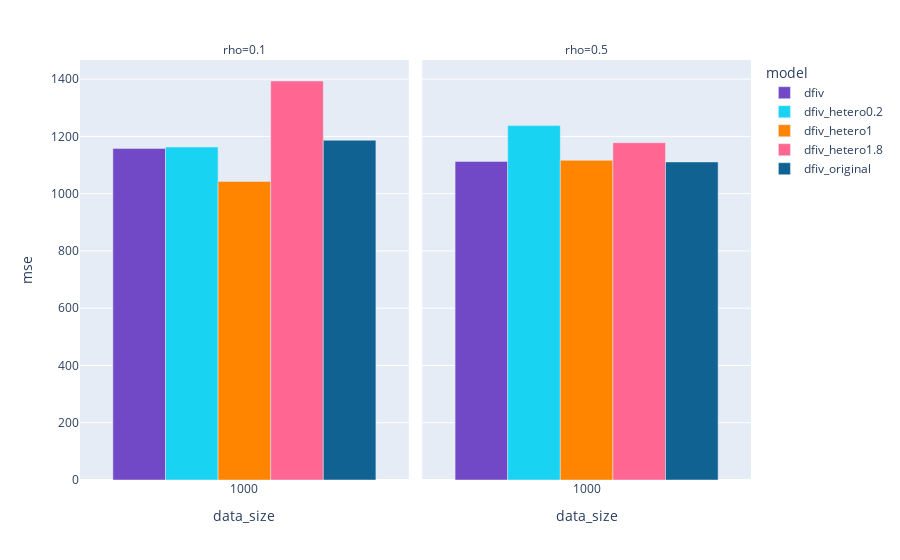

The notebook cell saved with this chart:
### Code cell
fig = px.bar(df_avg, x='data_size', y='mse', color='model', barmode='group',
                facet_col='rho', facet_col_wrap=3,
                color_discrete_map = color_discrete_map)
fig.update_xaxes(type='category')
fig.show()

### Figure 1 — Plotly figure (JSON) as saved in the notebook; plotly's stock layout.template omitted (floating-point values rounded to 4 significant figures)
{"data": [{"alignmentgroup": "True", "hovertemplate": "model=dfiv<br>rho=0.1<br>data_size=%{x}<br>mse=%{y}<extra></extra>", "legendgroup": "dfiv", "marker": {"color": "#7149C6", "pattern": {"shape": ""}}, "name": "dfiv", "offsetgroup": "dfiv", "orientation": "v", "showlegend": true, "textposition": "auto", "type": "bar", "x": [1000], "xaxis": "x", "y": [1158.0], "yaxis": "y"}, {"alignmentgroup": "True", "hovertemplate": "model=dfiv<br>rho=0.5<br>data_size=%{x}<br>mse=%{y}<extra></extra>", "legendgroup": "dfiv", "marker": {"color": "#7149C6", "pattern": {"shape": ""}}, "name": "dfiv", "offsetgroup": "dfiv", "orientation": "v", "showlegend": false, "textposition": "auto", "type": "bar", "x": [1000], "xaxis": "x2", "y": [1113.0], "yaxis": "y2"}, {"alignmentgroup": "True", "hovertemplate": "model=dfiv_hetero0.2<br>rho=0.1<br>data_size=%{x}<br>mse=%{y}<extra></extra>", "legendgroup": "dfiv_hetero0.2", "marker": {"color": "#19d3f3", "pattern": {"shape": ""}}, "name": "dfiv_hetero0.2", "offsetgroup": "dfiv_hetero0.2", "orientation": "v", "showlegend": true, "textposition": "auto", "type": "bar", "x": [1000], "xaxis": "x", "y": [1163.0], "yaxis": "y"}, {"alignmentgroup": "True", "hovertemplate": "model=dfiv_hetero0.2<br>rho=0.5<br>data_size=%{x}<br>mse=%{y}<extra></extra>", "legendgroup": "dfiv_hetero0.2", "marker": {"color": "#19d3f3", "pattern": {"shape": ""}}, "name": "dfiv_hetero0.2", "offsetgroup": "dfiv_hetero0.2", "orientation": "v", "showlegend": false, "textposition": "auto", "type": "bar", "x": [1000], "xaxis": "x2", "y": [1238.0], "yaxis": "y2"}, {"alignmentgroup": "True", "hovertemplate": "model=dfiv_hetero1<br>rho=0.1<br>data_size=%{x}<br>mse=%{y}<extra></extra>", "legendgroup": "dfiv_hetero1", "marker": {"color": "#FF8400", "pattern": {"shape": ""}}, "name": "dfiv_hetero1", "offsetgroup": "dfiv_hetero1", "orientation": "v", "showlegend": true, "textposition": "auto", "type": "bar", "x": [1000], "xaxis": "x", "y": [1043.0], "yaxis": "y"}, {"alignmentgroup": "True", "hovertemplate": "model=dfiv_hetero1<br>rho=0.5<br>data_size=%{x}<br>mse=%{y}<extra></extra>", "legendgroup": "dfiv_hetero1", "marker": {"color": "#FF8400", "pattern": {"shape": ""}}, "name": "dfiv_hetero1", "offsetgroup": "dfiv_hetero1", "orientation": "v", "showlegend": false, "textposition": "auto", "type": "bar", "x": [1000], "xaxis": "x2", "y": [1116.0], "yaxis": "y2"}, {"alignmentgroup": "True", "hovertemplate": "model=dfiv_hetero1.8<br>rho=0.1<br>data_size=%{x}<br>mse=%{y}<extra></extra>", "legendgroup": "dfiv_hetero1.8", "marker": {"color": "#FF6692", "pattern": {"shape": ""}}, "name": "dfiv_hetero1.8", "offsetgroup": "dfiv_hetero1.8", "orientation": "v", "showlegend": true, "textposition": "auto", "type": "bar", "x": [1000], "xaxis": "x", "y": [1393.0], "yaxis": "y"}, {"alignmentgroup": "True", "hovertemplate": "model=dfiv_hetero1.8<br>rho=0.5<br>data_size=%{x}<br>mse=%{y}<extra></extra>", "legendgroup": "dfiv_hetero1.8", "marker": {"color": "#FF6692", "pattern": {"shape": ""}}, "name": "dfiv_hetero1.8", "offsetgroup": "dfiv_hetero1.8", "orientation": "v", "showlegend": false, "textposition": "auto", "type": "bar", "x": [1000], "xaxis": "x2", "y": [1178.0], "yaxis": "y2"}, {"alignmentgroup": "True", "hovertemplate": "model=dfiv_original<br>rho=0.1<br>data_size=%{x}<br>mse=%{y}<extra></extra>", "legendgroup": "dfiv_original", "marker": {"color": "#0F6292", "pattern": {"shape": ""}}, "name": "dfiv_original", "offsetgroup": "dfiv_original", "orientation": "v", "showlegend": true, "textposition": "auto", "type": "bar", "x": [1000], "xaxis": "x", "y": [1186.0], "yaxis": "y"}, {"alignmentgroup": "True", "hovertemplate": "model=dfiv_original<br>rho=0.5<br>data_size=%{x}<br>mse=%{y}<extra></extra>", "legendgroup": "dfiv_original", "marker": {"color": "#0F6292", "pattern": {"shape": ""}}, "name": "dfiv_original", "offsetgroup": "dfiv_original", "orientation": "v", "showlegend": false, "textposition": "auto", "type": "bar", "x": [1000], "xaxis": "x2", "y": [1111.0], "yaxis": "y2"}], "layout": {"annotations": [{"font": {}, "showarrow": false, "text": "rho=0.1", "x": 0.245, "xanchor": "center", "xref": "paper", "y": 1, "yanchor": "bottom", "yref": "paper"}, {"font": {}, "showarrow": false, "text": "rho=0.5", "x": 0.755, "xanchor": "center", "xref": "paper", "y": 1, "yanchor": "bottom", "yref": "paper"}], "barmode": "group", "legend": {"title": {"text": "model"}, "tracegroupgap": 0}, "margin": {"t": 60}, "xaxis": {"anchor": "y", "domain": [0, 0.49], "title": {"text": "data_size"}, "type": "category"}, "xaxis2": {"anchor": "y2", "domain": [0.51, 1], "matches": "x", "title": {"text": "data_size"}, "type": "category"}, "yaxis": {"anchor": "x", "domain": [0, 1], "title": {"text": "mse"}}, "yaxis2": {"anchor": "x2", "domain": [0, 1], "matches": "y", "showticklabels": false}}}
